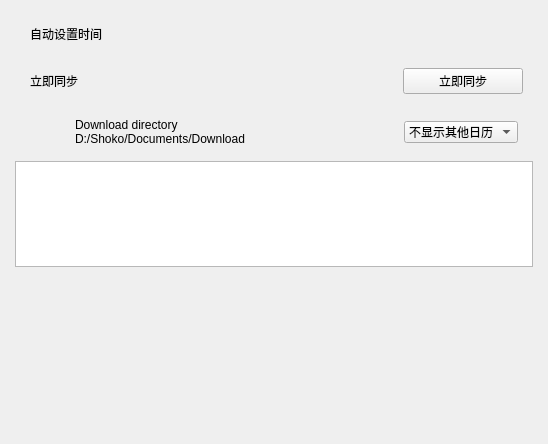
<?xml version="1.0" encoding="UTF-8"?>
<ui version="4.0">
 <class>C_TimePage</class>
 <widget class="QWidget" name="C_TimePage">
  <property name="geometry">
   <rect>
    <x>0</x>
    <y>0</y>
    <width>548</width>
    <height>444</height>
   </rect>
  </property>
  <property name="sizePolicy">
   <sizepolicy hsizetype="Expanding" vsizetype="Expanding">
    <horstretch>0</horstretch>
    <verstretch>0</verstretch>
   </sizepolicy>
  </property>
  <property name="windowTitle">
   <string>Form</string>
  </property>
  <property name="styleSheet">
   <string notr="true"/>
  </property>
  <layout class="QVBoxLayout" name="verticalLayout_3">
   <property name="leftMargin">
    <number>15</number>
   </property>
   <property name="topMargin">
    <number>15</number>
   </property>
   <property name="rightMargin">
    <number>15</number>
   </property>
   <property name="bottomMargin">
    <number>15</number>
   </property>
   <item>
    <layout class="QVBoxLayout" name="verticalLayout_2">
     <item>
      <widget class="ElaScrollPageArea" name="widget" native="true">
       <layout class="QHBoxLayout" name="horizontalLayout">
        <property name="leftMargin">
         <number>15</number>
        </property>
        <property name="rightMargin">
         <number>10</number>
        </property>
        <item>
         <widget class="ElaText" name="label">
          <property name="sizePolicy">
           <sizepolicy hsizetype="Expanding" vsizetype="Preferred">
            <horstretch>0</horstretch>
            <verstretch>0</verstretch>
           </sizepolicy>
          </property>
          <property name="text">
           <string>自动设置时间</string>
          </property>
         </widget>
        </item>
        <item>
         <spacer name="horizontalSpacer">
          <property name="orientation">
           <enum>Qt::Orientation::Horizontal</enum>
          </property>
          <property name="sizeHint" stdset="0">
           <size>
            <width>212</width>
            <height>20</height>
           </size>
          </property>
         </spacer>
        </item>
        <item>
         <widget class="ElaToggleSwitch" name="widget_2" native="true"/>
        </item>
       </layout>
      </widget>
     </item>
     <item>
      <widget class="ElaScrollPageArea" name="widget_3" native="true">
       <layout class="QHBoxLayout" name="horizontalLayout_2">
        <property name="leftMargin">
         <number>15</number>
        </property>
        <property name="rightMargin">
         <number>10</number>
        </property>
        <item>
         <widget class="ElaText" name="label_2">
          <property name="sizePolicy">
           <sizepolicy hsizetype="Expanding" vsizetype="Preferred">
            <horstretch>0</horstretch>
            <verstretch>0</verstretch>
           </sizepolicy>
          </property>
          <property name="text">
           <string>立即同步</string>
          </property>
         </widget>
        </item>
        <item>
         <spacer name="horizontalSpacer_2">
          <property name="orientation">
           <enum>Qt::Orientation::Horizontal</enum>
          </property>
          <property name="sizeHint" stdset="0">
           <size>
            <width>212</width>
            <height>20</height>
           </size>
          </property>
         </spacer>
        </item>
        <item>
         <widget class="ElaPushButton" name="pushButton">
          <property name="minimumSize">
           <size>
            <width>120</width>
            <height>0</height>
           </size>
          </property>
          <property name="text">
           <string>立即同步</string>
          </property>
         </widget>
        </item>
       </layout>
      </widget>
     </item>
     <item>
      <widget class="ElaScrollPageArea" name="widget_4" native="true">
       <property name="maximumSize">
        <size>
         <width>16777215</width>
         <height>80</height>
        </size>
       </property>
       <layout class="QHBoxLayout" name="horizontalLayout_3">
        <property name="spacing">
         <number>15</number>
        </property>
        <property name="leftMargin">
         <number>15</number>
        </property>
        <property name="rightMargin">
         <number>15</number>
        </property>
        <item>
         <widget class="ElaSvgIcon" name="label_icon">
          <property name="minimumSize">
           <size>
            <width>30</width>
            <height>0</height>
           </size>
          </property>
          <property name="text">
           <string/>
          </property>
          <property name="alignment">
           <set>Qt::AlignmentFlag::AlignCenter</set>
          </property>
         </widget>
        </item>
        <item>
         <layout class="QVBoxLayout" name="verticalLayout">
          <property name="spacing">
           <number>0</number>
          </property>
          <item>
           <spacer name="verticalSpacer_3">
            <property name="orientation">
             <enum>Qt::Orientation::Vertical</enum>
            </property>
            <property name="sizeHint" stdset="0">
             <size>
              <width>20</width>
              <height>40</height>
             </size>
            </property>
           </spacer>
          </item>
          <item>
           <widget class="ElaText" name="label_3">
            <property name="sizePolicy">
             <sizepolicy hsizetype="Expanding" vsizetype="Preferred">
              <horstretch>0</horstretch>
              <verstretch>0</verstretch>
             </sizepolicy>
            </property>
            <property name="text">
             <string>Download directory</string>
            </property>
            <property name="alignment">
             <set>Qt::AlignmentFlag::AlignLeading|Qt::AlignmentFlag::AlignLeft|Qt::AlignmentFlag::AlignVCenter</set>
            </property>
           </widget>
          </item>
          <item>
           <widget class="ElaText" name="label_4">
            <property name="sizePolicy">
             <sizepolicy hsizetype="Expanding" vsizetype="Preferred">
              <horstretch>0</horstretch>
              <verstretch>0</verstretch>
             </sizepolicy>
            </property>
            <property name="text">
             <string>D:/Shoko/Documents/Download</string>
            </property>
            <property name="alignment">
             <set>Qt::AlignmentFlag::AlignLeading|Qt::AlignmentFlag::AlignLeft|Qt::AlignmentFlag::AlignVCenter</set>
            </property>
           </widget>
          </item>
          <item>
           <spacer name="verticalSpacer_2">
            <property name="orientation">
             <enum>Qt::Orientation::Vertical</enum>
            </property>
            <property name="sizeHint" stdset="0">
             <size>
              <width>20</width>
              <height>40</height>
             </size>
            </property>
           </spacer>
          </item>
         </layout>
        </item>
        <item>
         <widget class="ElaComboBox" name="comboBox">
          <item>
           <property name="text">
            <string>不显示其他日历</string>
           </property>
          </item>
          <item>
           <property name="text">
            <string>简体中文(农历)</string>
           </property>
          </item>
          <item>
           <property name="text">
            <string>繁体中文(农历)</string>
           </property>
          </item>
         </widget>
        </item>
       </layout>
      </widget>
     </item>
    </layout>
   </item>
   <item>
    <widget class="ElaTableView" name="tableView"/>
   </item>
   <item>
    <spacer name="verticalSpacer">
     <property name="orientation">
      <enum>Qt::Orientation::Vertical</enum>
     </property>
     <property name="sizeHint" stdset="0">
      <size>
       <width>20</width>
       <height>247</height>
      </size>
     </property>
    </spacer>
   </item>
  </layout>
 </widget>
 <customwidgets>
  <customwidget>
   <class>ElaText</class>
   <extends>QLabel</extends>
   <header>elatext.h</header>
  </customwidget>
  <customwidget>
   <class>ElaScrollPageArea</class>
   <extends>QWidget</extends>
   <header>elascrollpagearea.h</header>
   <container>1</container>
  </customwidget>
  <customwidget>
   <class>ElaToggleSwitch</class>
   <extends>QWidget</extends>
   <header>elatoggleswitch.h</header>
   <container>1</container>
  </customwidget>
  <customwidget>
   <class>ElaPushButton</class>
   <extends>QPushButton</extends>
   <header>elapushbutton.h</header>
  </customwidget>
  <customwidget>
   <class>ElaComboBox</class>
   <extends>QComboBox</extends>
   <header>elacombobox.h</header>
  </customwidget>
  <customwidget>
   <class>ElaSvgIcon</class>
   <extends>QLabel</extends>
   <header>elasvgicon.h</header>
  </customwidget>
  <customwidget>
   <class>ElaTableView</class>
   <extends>QTableView</extends>
   <header>elatableview.h</header>
  </customwidget>
 </customwidgets>
 <resources/>
 <connections/>
</ui>
